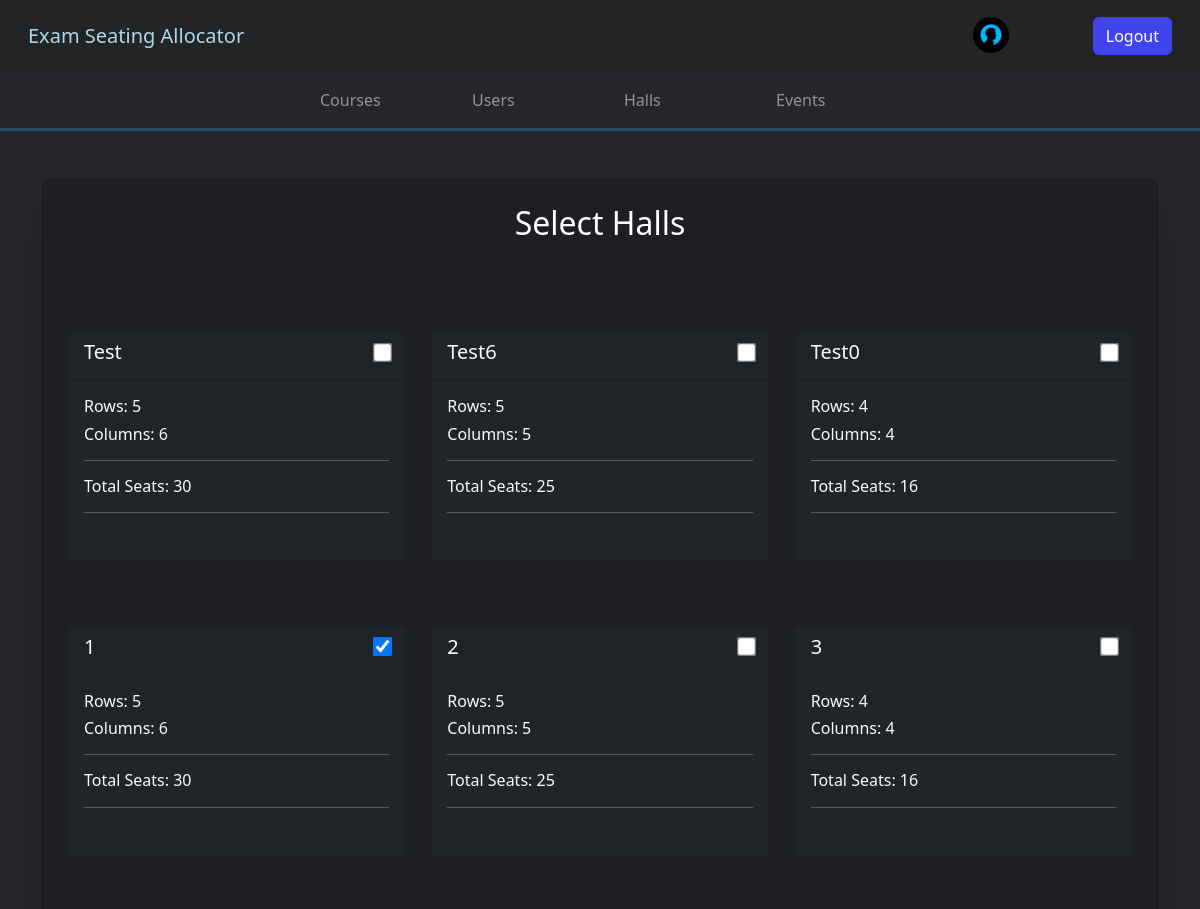
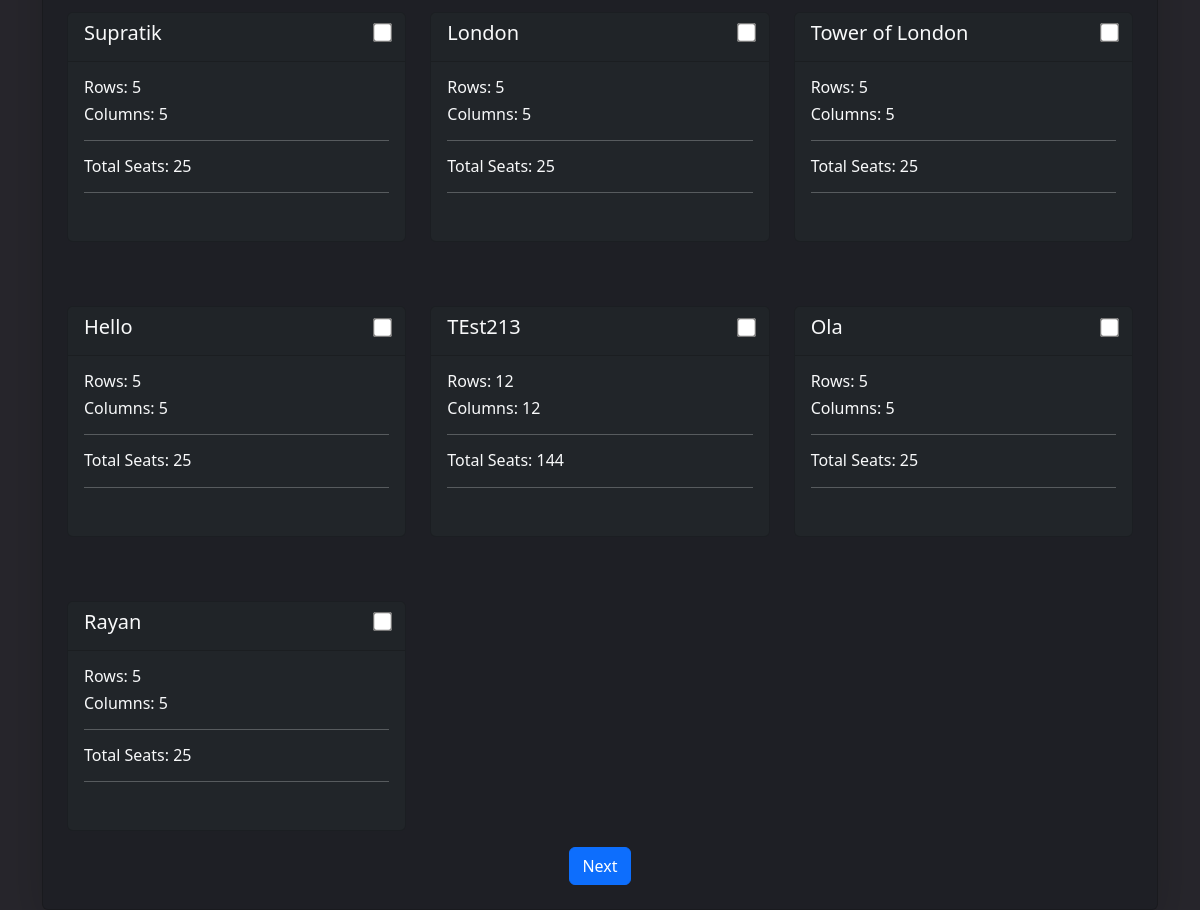
The page /create_new_event_halls/90 (signed in) on the database its author committed (2 pictures, top to bottom).
### api/models.py (models this page shows)
class User(AbstractUser):
    user_type = models.CharField(max_length=20, choices=USER_TYPES)
    user_image = models.ImageField(
        upload_to="Users",
    )
    groups = models.ManyToManyField(Group, related_name="api_users")
    user_permissions = models.ManyToManyField(Permission, related_name="api_users")

class Hall(models.Model):
    name = models.CharField(max_length=100)
    rows = models.IntegerField()
    columns = models.IntegerField()
    noOfSeats = models.IntegerField(default=1)

### api/views.py (the view, shortened to what this page needs)
@user_passes_test(is_admin, login_url="login_page")
def create_new_event_halls(request, id):
    halls = Hall.objects.all()
    event = Event.objects.get(id=id)
    old_event_halls = event.eventhall.all().values_list("hall", flat=True)
    overlaps = (
        Event.objects.filter(date=event.date)
        .exclude(id=id)
        .filter(
            Q(start_time__lte=event.end_time, start_time__gte=event.start_time)
            | Q(end_time__lte=event.end_time, end_time__gte=event.start_time)
        )
    )
    overlapping_hall_ids = set()
    if overlaps.count() >= 1:
        for overlap_event in overlaps:
            overlapping_hall_ids.update(
                overlap_event.eventhall.values_list("hall", flat=True)
            )
        halls = halls.exclude(id__in=overlapping_hall_ids)
    context = {"homeurl": "admin_home", "halls": halls, "oldhalls": old_event_halls}
    return render(request, "createNewEventHalls.html", context)

### api/views.py (called while the page is built)
def is_admin(user):
    return user.groups.filter(name="RTEs").exists()

### api/templates/createNewEventHalls.html (shortened to what this page needs)
{%extends "base.html"%} {%block start%}
<div class="container mt-5">
  <form
    class="mx-auto card p-4 shadow-lg forms d-flex justify-content-between align-items-center"
    method="post"
    enctype="multipart/form-data"
  >
    <h2>Select Halls</h2>
    <div class="row">
      {%for hall in halls%}
      <div class="col-md-4 mt-5">
        <div class="card mb-3 bg-dark text-light">
          <div
            class="card-header d-flex justify-content-between align-items-center "
          >
            <h5 class="card-title">{{hall.name |capfirst}}</h5>
            <input
              class="card-title"
              type="checkbox"
              value="{{hall.id}}"
              id="{{hall.id}}"
              name="selectedhalls"
              style="transform: scale(1.5)"
            {% if hall.id in oldhalls %}
               checked
            {% endif %}/>
          </div>
          <div class="card-body mb-3">
              <h6><span>Rows:</span> {{ hall.rows }}</h6>
            <h6><span>Columns:</span> {{ hall.columns }}</h6>
            <hr>
            <h6><span>Total Seats:</span> {{ hall.noOfSeats}}</h6>
            <hr>
          </div>
        </div>
      </div>
      {%endfor%}
    </div>
    <button type="submit" class="btn btn-primary">Next</button>
  </form>
</div>
{%endblock%}

### api/templates/base.html (shortened to what this page needs)
<!DOCTYPE html>
<html>
  <head>
    {% load static %}
    <link
      rel="stylesheet"
      type="text/css"
      href="{% static 'myapp/Styles/base' %}.css"
    />
    <link rel="stylesheet" href="https://maxcdn.bootstrapcdn.com/bootstrap/4.5.2/css/bootstrap.min.css">
    <link
      href="https://cdn.jsdelivr.net/npm/bootstrap@5.3.1/dist/css/bootstrap.min.css"
      rel="stylesheet"
    />
  </head>
  <body style="background-color:#27262C;">
    <nav class="navbar dark p-3 " style="background:#222426">
      <div class="container-fluid">
        <a href="{% if homeurl == "login_page" %} /
        {%else%}
        /{{homeurl}}/
        {%endif%}" class="navbar-brand" style="color:lightblue">Exam Seating Allocator</a>
        <form class="d-flex" role="search">
          {%if request.user.is_authenticated%}
              <a class="nav-link" href="/{{homeurl}}/" >
                  <img src="/media/{{user.user_image}}" alt="Profile Picture" class = "navProfile" >
              </a>
          <a href="/logout/" class="btn" style="background:#4044ED; color:white;" type="submit">Logout</a>
          {%endif%}
        </form>
      </div>
    </nav>
    {% if homeurl == "admin_home" %}
    <nav class="navbar navbar-expand-md navbar-dark" style="border-style: none none solid none; border-color: #2C4D6F;">
        <div class="container">
          <div class="collapse navbar-collapse" id="navbarNavDropdown">
            <ul class="navbar-nav mx-auto">
              <li class="nav-item">
                <a class="nav-link mx-3 {%if page_url%}{%if page_url == "course"%}active{%endif%}{%endif%}" aria-current="page" href="/view_courses/">Courses</a>
              </li>
              <li class="nav-item">
                <a class="nav-link mx-3 {%if page_url%}{%if page_url == "user"%}active{%endif%}{%endif%}" href="/view_users/">Users</a>
              </li>
              <li class="nav-item">
                <a class="nav-link mx-3 {%if page_url%}{%if page_url == "hall"%}active{%endif%}{%endif%}" href="/view_halls/">Halls</a>
              </li>
              <li class="nav-item">
                <a class="nav-link mx-3 {%if page_url%}{%if page_url == "event"%}active{%endif%}{%endif%}" href="/admin_events_view/">Events</a>
              </li>
            </ul>
          </div>
        </div>
      </nav>
      {%endif%}
    {% block start %} {% endblock %}
  </body>
</html>

### static/myapp/Styles/base.css (style rules this page uses)
.navProfile { width: 36px; height: 36px; object-fit: cover; border-radius: 50%; margin-right: 20px; }
@media screen and (min-width: 777px) { .nav-link { padding: 18px 0; min-width: 120px; } }
@media screen and (min-width: 777px) { .navbar { padding: 0; } }

### api/templates/base.html (style rules this page uses)
.forms { background:#1E1F25; color:white; }

### rows shown on the page
User: user_image (placeholder picture)
Hall: name "Test", rows "5", columns "6", noOfSeats "30"
Hall: name "Test6", rows "5", columns "5", noOfSeats "25"
Hall: name "Test0", rows "4", columns "4", noOfSeats "16"
Hall: name "1", selectedhalls "☑", rows "5", columns "6", noOfSeats "30"
Hall: name "2", rows "5", columns "5", noOfSeats "25"
Hall: name "3", rows "4", columns "4", noOfSeats "16"
Hall: name "Supratik", rows "5", columns "5", noOfSeats "25"
Hall: name "London", rows "5", columns "5", noOfSeats "25"
Hall: name "Tower of London", rows "5", columns "5", noOfSeats "25"
Hall: name "Hello", rows "5", columns "5", noOfSeats "25"
Hall: name "TEst213", rows "12", columns "12", noOfSeats "144"
Hall: name "Ola", rows "5", columns "5", noOfSeats "25"
Hall: name "Rayan", rows "5", columns "5", noOfSeats "25"
